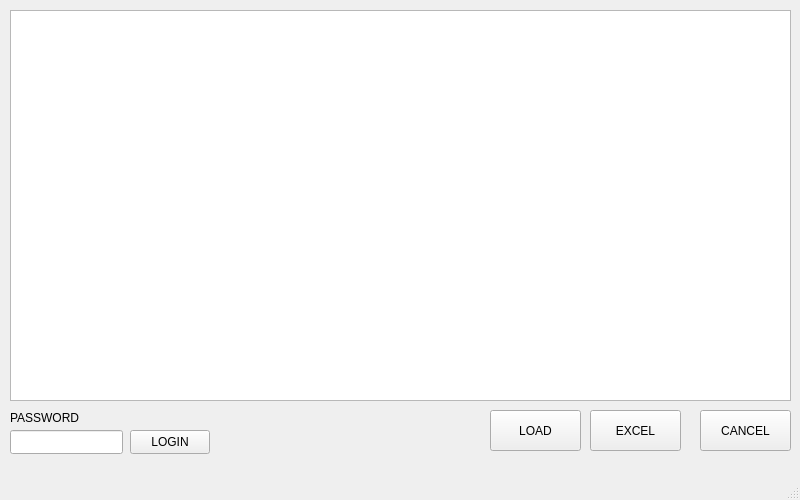
<?xml version="1.0" encoding="UTF-8"?>
<ui version="4.0">
 <class>Report</class>
 <widget class="QMainWindow" name="Report">
  <property name="windowModality">
   <enum>Qt::ApplicationModal</enum>
  </property>
  <property name="geometry">
   <rect>
    <x>0</x>
    <y>0</y>
    <width>800</width>
    <height>500</height>
   </rect>
  </property>
  <property name="windowTitle">
   <string>MIC HOTEL</string>
  </property>
  <widget class="QWidget" name="centralwidget">
   <widget class="QTableView" name="tableView_report">
    <property name="geometry">
     <rect>
      <x>10</x>
      <y>10</y>
      <width>781</width>
      <height>391</height>
     </rect>
    </property>
   </widget>
   <widget class="QPushButton" name="excel">
    <property name="geometry">
     <rect>
      <x>590</x>
      <y>410</y>
      <width>91</width>
      <height>41</height>
     </rect>
    </property>
    <property name="text">
     <string>EXCEL</string>
    </property>
   </widget>
   <widget class="QPushButton" name="exit">
    <property name="geometry">
     <rect>
      <x>700</x>
      <y>410</y>
      <width>91</width>
      <height>41</height>
     </rect>
    </property>
    <property name="text">
     <string>CANCEL</string>
    </property>
   </widget>
   <widget class="QPushButton" name="load">
    <property name="geometry">
     <rect>
      <x>490</x>
      <y>410</y>
      <width>91</width>
      <height>41</height>
     </rect>
    </property>
    <property name="text">
     <string>LOAD</string>
    </property>
   </widget>
   <widget class="QLineEdit" name="line_password">
    <property name="geometry">
     <rect>
      <x>10</x>
      <y>430</y>
      <width>113</width>
      <height>24</height>
     </rect>
    </property>
    <property name="echoMode">
     <enum>QLineEdit::Password</enum>
    </property>
   </widget>
   <widget class="QLabel" name="txt_password">
    <property name="geometry">
     <rect>
      <x>10</x>
      <y>410</y>
      <width>71</width>
      <height>16</height>
     </rect>
    </property>
    <property name="text">
     <string>PASSWORD</string>
    </property>
   </widget>
   <widget class="QPushButton" name="pushButton_login">
    <property name="geometry">
     <rect>
      <x>130</x>
      <y>430</y>
      <width>80</width>
      <height>24</height>
     </rect>
    </property>
    <property name="text">
     <string>LOGIN</string>
    </property>
   </widget>
  </widget>
  <widget class="QMenuBar" name="menubar">
   <property name="geometry">
    <rect>
     <x>0</x>
     <y>0</y>
     <width>800</width>
     <height>22</height>
    </rect>
   </property>
  </widget>
  <widget class="QStatusBar" name="statusbar"/>
 </widget>
 <tabstops>
  <tabstop>line_password</tabstop>
  <tabstop>pushButton_login</tabstop>
  <tabstop>load</tabstop>
  <tabstop>excel</tabstop>
  <tabstop>exit</tabstop>
  <tabstop>tableView_report</tabstop>
 </tabstops>
 <resources/>
 <connections/>
</ui>
